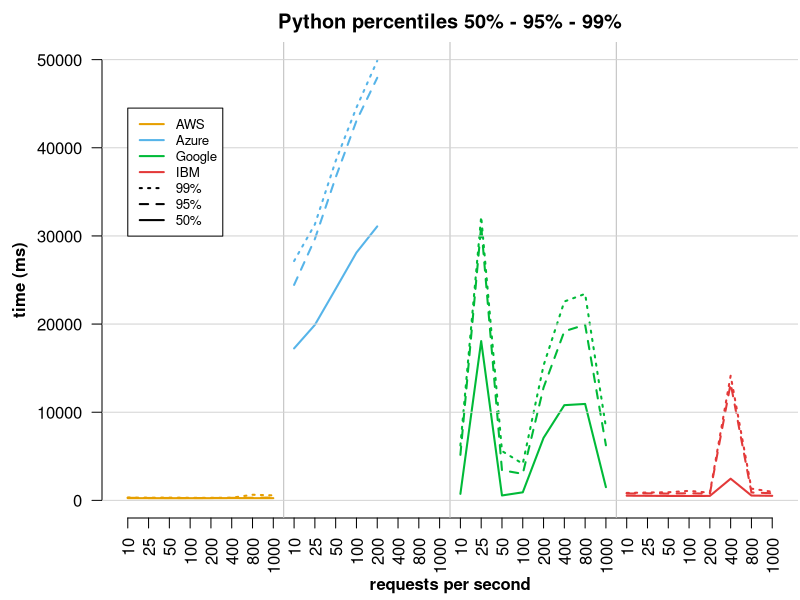

Here is the R script that generated this plot:
x <- read.csv("percentile_latency_python.csv",header=T,sep=",")
x <- t(x)
aws_node_50 <- as.numeric(x[2,1:32])
aws_node_95 <- as.numeric(x[3,1:32])
aws_node_99 <- as.numeric(x[4,1:32])
azure_node_50 <- as.numeric(x[5,1:32])
azure_node_95 <- as.numeric(x[6,1:32])
azure_node_99 <- as.numeric(x[7,1:32])
google_node_50 <- as.numeric(x[8,1:32])
google_node_95 <- as.numeric(x[9,1:32])
google_node_99 <- as.numeric(x[10,1:32])
ibm_node_50 <- as.numeric(x[11,1:32])
ibm_node_95 <- as.numeric(x[12,1:32])
ibm_node_99 <- as.numeric(x[13,1:32])
png(file = "plot_percentile_latency_python.png", width=1200, height=700, units="px", pointsize=24)
par(mar=c(4,5,2,0)+.1)
plot(aws_node_50, type="l", lwd=2, lty=1, col = "#E69F00", xlab = expression(bold("requests per second")), ylab = "", main = "Python percentiles 50% - 95% - 99%",ylim=c(0,50000), xaxt="n", las=1, frame=FALSE)
axis(1, at=1:32, labels=c("10", "25", "50", "100", "200", "400", "800", "1000", "10", "25", "50", "100", "200", "400", "800", "1000", "10", "25", "50", "100", "200", "400", "800", "1000", "10", "25", "50", "100", "200", "400", "800", "1000"), las=2)
lines(aws_node_95,lty=2, type = "l", lwd=2, col = "#E69F00")
lines(aws_node_99,lty=3, type = "l", lwd=2, col = "#E69F00")
lines(azure_node_50,lty=1, type = "l", lwd=2, col = "#56B4E9")
lines(azure_node_95,lty=2, type = "l", lwd=2, col = "#56B4E9")
lines(azure_node_99,lty=3, type = "l", lwd=2, col = "#56B4E9")
lines(google_node_50,lty=1, type = "l", lwd=2, col = "#00BA38")
lines(google_node_95,lty=2, type = "l", lwd=2, col = "#00BA38")
lines(google_node_99,lty=3, type = "l", lwd=2, col = "#00BA38")
lines(ibm_node_50,lty=1, type = "l", lwd=2, col = "#E33939")
lines(ibm_node_95,lty=2, type = "l", lwd=2, col = "#E33939")
lines(ibm_node_99,lty=3, type = "l", lwd=2, col = "#E33939")
abline(v=c(8.5,16.5,24.5), col="gray")
grid (NULL,NULL,nx=0,col = "lightgray")
legend(1, 44500, legend=c("AWS", "Azure", "Google", "IBM", "99%", "95%", "50%"),
col=c("#E69F00", "#56B4E9", "#00BA38", "#E33939", "black", "black", "black"), lwd=2,
lty=c(1,1,1,1,3,2,1), cex=0.8)
title(ylab = expression(bold("time (ms)")), mgp=c(3.5,1,1))

